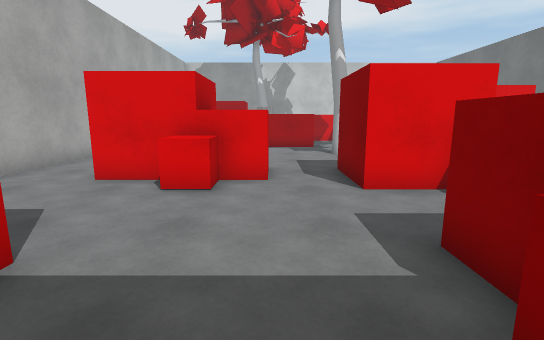
View 1 (above)

24 first-person views from a walk through a 3-D level made in the Unity game engine. The camera is 1.4 m above the floor, tilts 10° down and sees 85° across. The floor is counted in squares, 1 m on a side. Each view is taken from the middle of a square. On the plan, view 1 faces up. The plan holds only what a view shows up to about 14 squares ahead; the rest is blank. Some surface patterns are stand-ins.

View 2
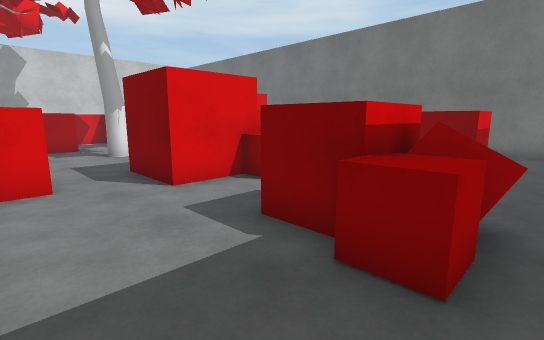

View 3
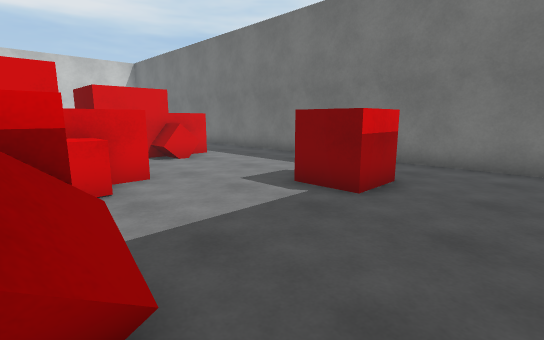

View 4
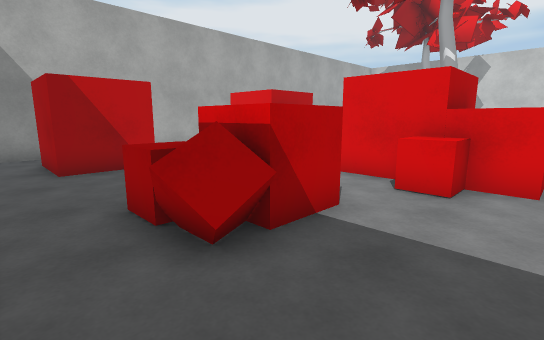

View 5
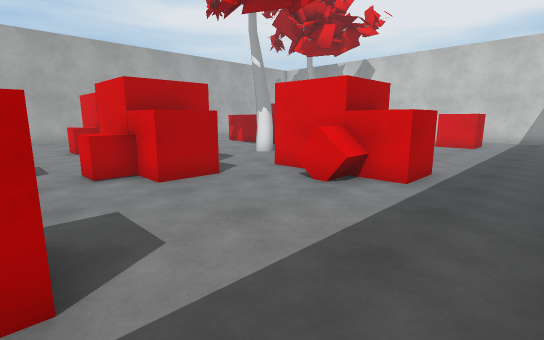

View 6
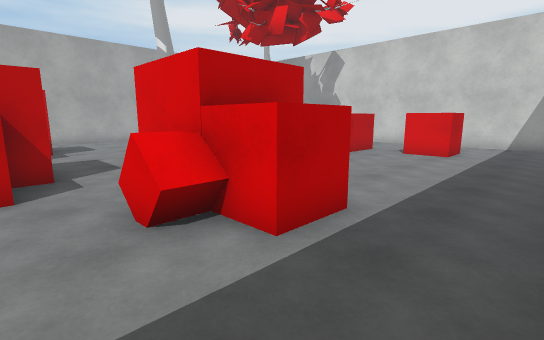

View 7
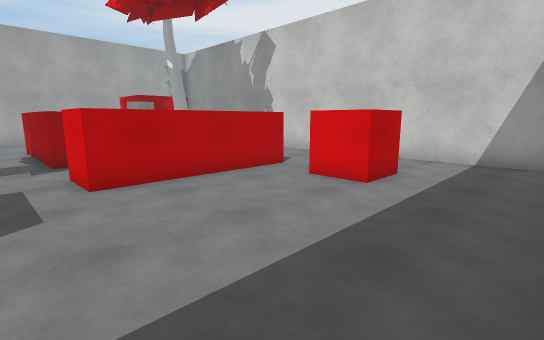

View 8
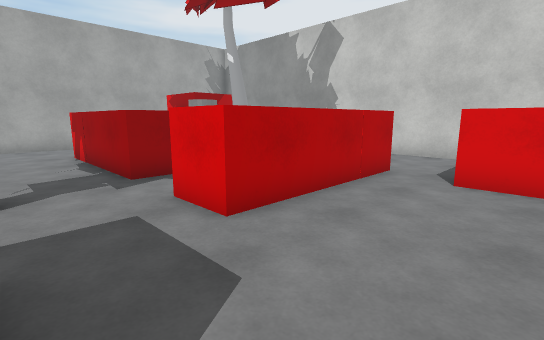

View 9
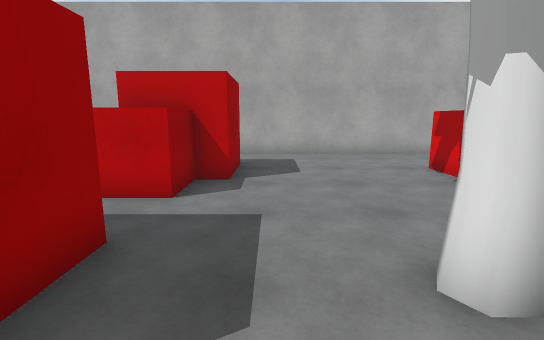

View 10
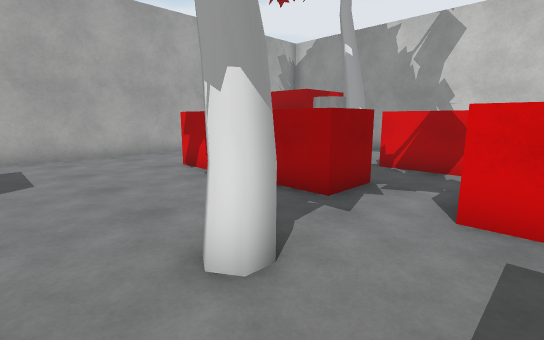

View 11
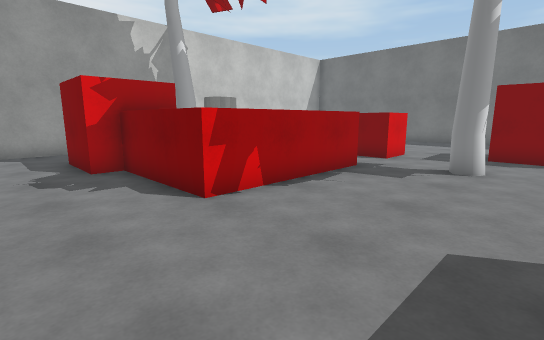

View 12
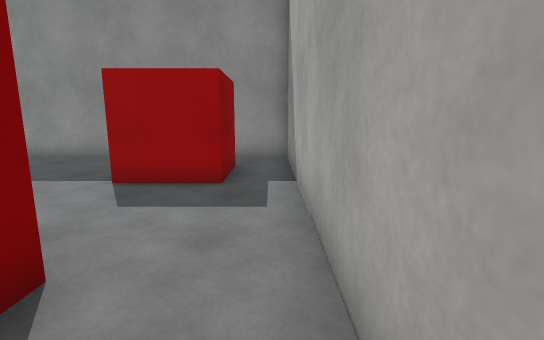

View 13
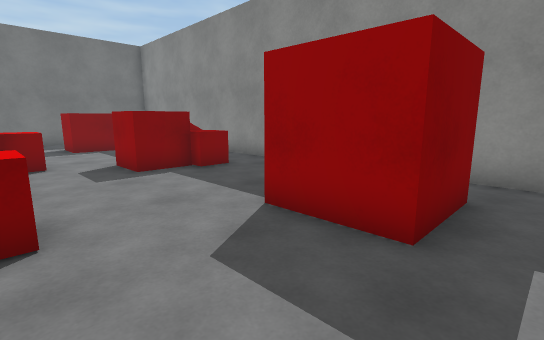

View 14
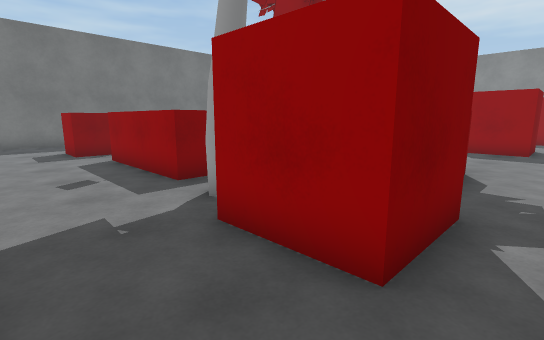

View 15
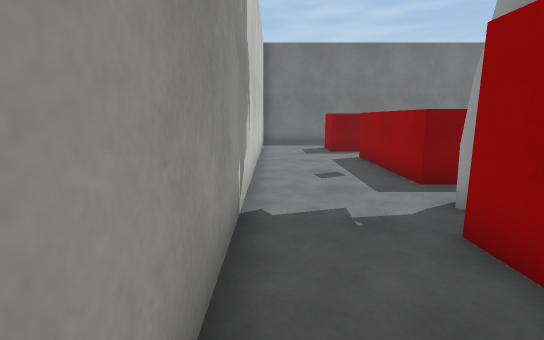

View 16
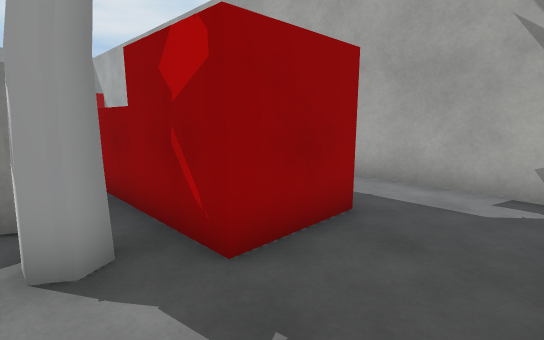

View 17
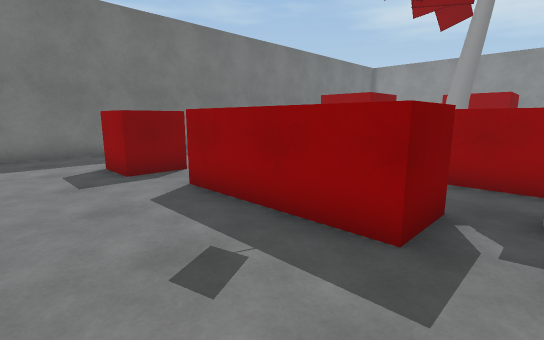

View 18
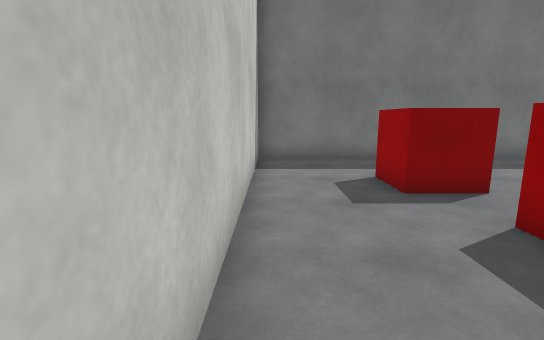

View 19
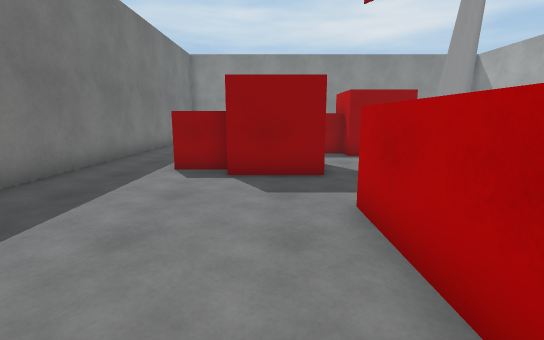

View 20
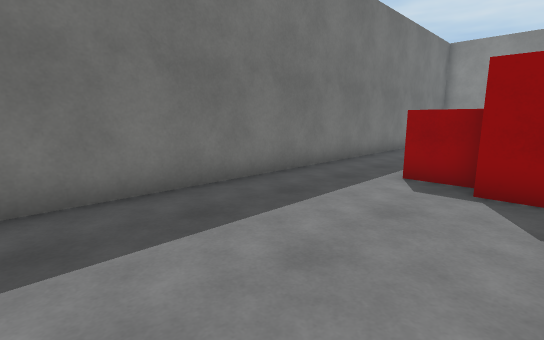

View 21
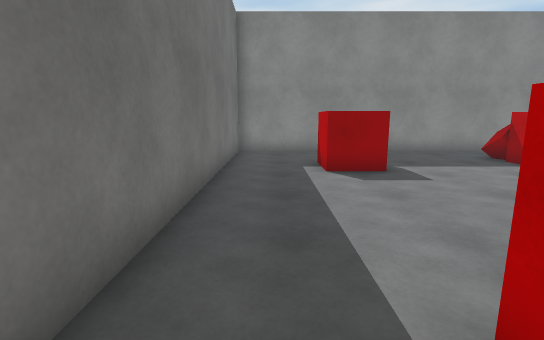

View 22
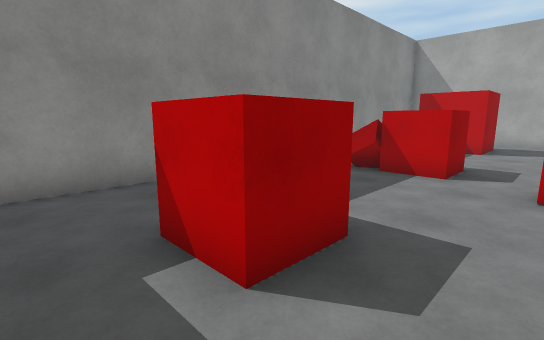

View 23
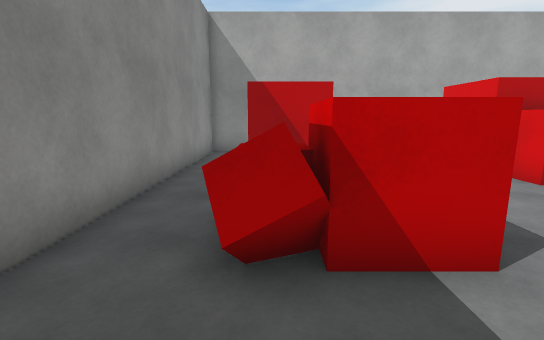

View 24
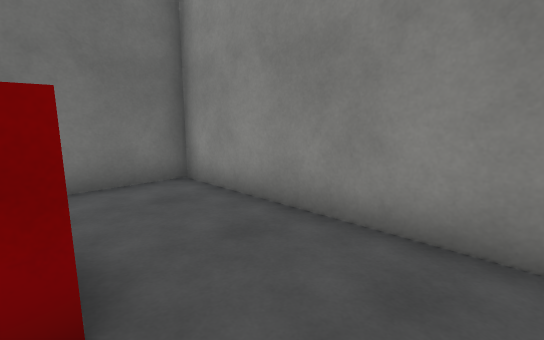

### Floor plan
Points are (right, up) in squares from view 1. A wall is a line through its corners. A room is listed if a view was taken in it or the views show most of it. See-through windows are left out.
Room 1 (views 1, 2, 3, 4, 5, 6, 7, 8, 9, 10, 11, 12, 13, 14, 15, 16, 17, 18, 19, 20, 21, 22, 23, 24)
walls: (2, 14.4) (-3.2, 14.4) (-3.2, 18.4); (1.2, 18.3) (1.2, 19.8) (5.6, 19.8) (5.6, 14.4) (4.1, 14.4); (-6.6, 17.1) (-6.6, -1.5) (12.4, -1.5) (12.4, 23.5) (-5.5, 23.5); (-6.6, 22.9) (-6.6, 19.2)
ways out: opening at (3, 15.5); gap at (1, 19)
objects: red cube (-5, 0) to (-3, 3); red cube (-4, 7) to (-2, 9); red cube (-4, 19) to (-2, 21); red cube (-2, 6) to (-1, 7); red cube (-2, 7) to (0, 8); tree (0, 20); red cube (1, 1) to (2, 1); red cube (2, 2) to (3, 3); red cube (2, 6) to (4, 8); red cube (3, 0) to (4, 1); tree (3, 12); red cube (4, 5) to (5, 6); red cube (4, 6) to (6, 7); red cube (6, 10) to (8, 12); red cube (8, 2) to (9, 3); red cube (8, 9) to (9, 9); red cube (8, 10) to (10, 11); red cube (8, 19) to (9, 20)

Where each view was taken, in squares from view 1:
view 1: 0 up, 0 right, facing up
view 2: 0 up, 1 left, facing up-right
view 3: 1 down, 3 right, facing up-right
view 4: 1 down, 6 right, facing up-left
view 5: 3 up, 12 right, facing up-left
view 6: 7 up, 12 right, facing up-left
view 7: 13 up, 12 right, facing up-left
view 8: 12 up, 9 right, facing up-left
view 9: 10 up, 5 right, facing left
view 10: 10 up, 5 right, facing up-left
view 11: 10 up, 6 left, facing up-right
view 12: 9 up, 6 left, facing down
view 13: 6 up, 6 left, facing down-right
view 14: 23 up, 5 left, facing down-right
view 15: 23 up, 5 left, facing right
view 16: 23 up, 0 right, facing down-left
view 17: 23 up, 0 right, facing down-right
view 18: 23 up, 2 right, facing right
view 19: 19 up, 7 right, facing down
view 20: 18 up, 7 right, facing down-right
view 21: 11 up, 11 right, facing down
view 22: 5 up, 11 right, facing down-left
view 23: 1 up, 6 right, facing left
view 24: 2 up, 6 right, facing down-right
